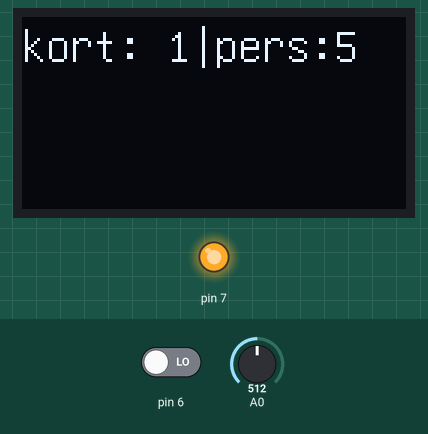
Bench run of a sketch on a simulated Arduino Uno, built with avr-gcc and run on an emulated ATmega328P. Shown: 128×64 one-colour display, output pins drawn as LEDs (lit = HIGH). Inputs (shaded band) come from the test bench; at power-on: A0 = 512, pin 6 LOW.

Above: at 1.2 s.
1.3 s: A0 set to 716
At 2.3 s:
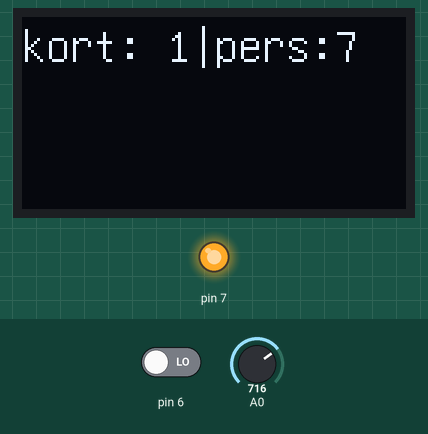
3.0 s: pin 6 driven HIGH
At 4.2 s:
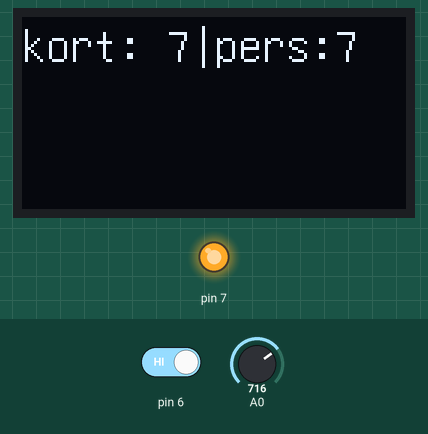
4.7 s: A0 set to 900
At 6.1 s:
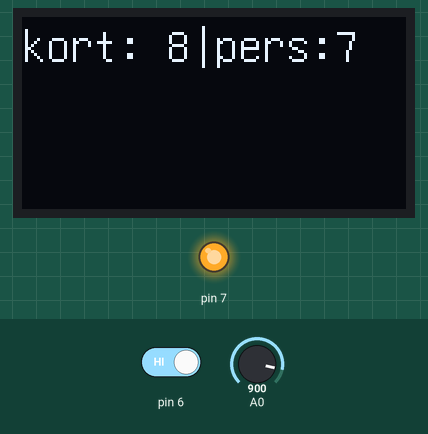
6.4 s: A0 set to 1023
At 7.2 s:
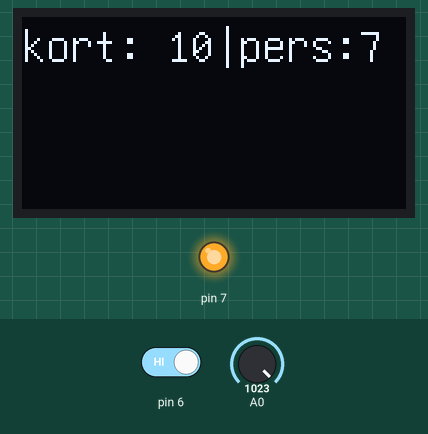
Timing chart, 0 to 27.0 s (numbered marks = the images above; inputs shaded):
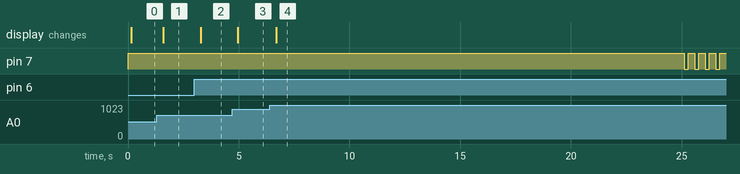

Measured:
- after the input at 1.3 s, the display: changes after 0.30 s (image 1)
- after the input at 3.0 s, the display: changes after 0.28 s (image 2)
- after the input at 4.7 s, the display: changes after 0.27 s (image 3)
- after the input at 6.4 s, the display: changes after 0.29 s (image 4)

The sketch:

kort_dealer.ino
```cpp
#include <U8glib.h>
#include <Stepper.h>
// biblotek

bool vilken = true;
bool timme = true;
// boolians för knapptryckning

int spelare=3;
int kort=1;
int kort_kvar=0;
// globala variablar

U8GLIB_SSD1306_128X64 u8g(U8G_I2C_OPT_NO_ACK);
// inisialiserar skärmen

void setup() {
  // sätter pins som input o output
  pinMode(7, OUTPUT);
  pinMode(6, INPUT);
  digitalWrite(7, HIGH);// säts till high direkt för att motorn inte ska snura
}

void loop(){

  //ger dig 10 sek att ställa in kort och antal spelare. Samt skriver ut värdena till skärmen
 for(int i=0; i<100; i++){
    buton_pres(6); // kolar om du har tryckt på knappen
    kort_eller_spelare(); //se om den ska ändra antal kort eller spelare
    text(0,15, "kort: "+ String(kort)+ "|pers:" + String(spelare)); // skriver ut antal spelare och kort till lcd skärmen
    delay(100);
  }

  // for loop som matar ut kort till en spelare och roterar till nästa. kärs så många gånger det finns spelare
  for(int i=0; i<spelare; i++){
    mata_kort(kort); //delar ut x kort
    dela_spelare(spelare); // roterar x grader
  }

  Stepper myStepper = Stepper(2038, 8, 10, 9, 11);
  myStepper.setSpeed(10);
	myStepper.step(-2038);
  // roterar tillbaka steppern för att sladdarna inte ska traslatill sig
}

// kod som gör att knappen inte ska "bounca" när man håller inne den
void  buton_pres(int pin){
  int read = digitalRead(pin);
  if (read == 1 && timme == true) {
    vilken = !vilken;
    timme = !timme;
  }
  if (read == 0 && timme == false) {
    timme = !timme;
  }
}

//växlar mellan att ändra antal spelare/kort
void kort_eller_spelare(){
  if (vilken==true){
    spelare=potensometer(A0);
  }
  if (vilken==false){
    kort=potensometer(A0);
  }
}

//tar ett pin number som input (intedger) och mapar om signalen ochreturnerar en int från 1-10
int potensometer(int pin){
  return map(analogRead(pin), 0,1021,1,10);  //mapar om potenisometern från 0-1021 till 1-10
}

// Funktion som mattar ut x antal kort
void dela_spelare(int n_spelare){
  float grader=360/n_spelare; //räknar ut hur många grader det är emelan spelarna
  int stepsPerRevolution=(grader/360)*2038; //räknar ut hur många kugar det motsvarar på stepermotorn
  Stepper myStepper = Stepper(stepsPerRevolution, 8, 10, 9, 11); //inisialiserar steepermotorn o sätter max kugar som stepsPerRevolution

  myStepper.setSpeed(10); // sätter steperns hastighet till 10
	myStepper.step(stepsPerRevolution); //roterar så många kugar det är emelan 1 spelare
  //roterar stepermotorn
}

// funktion för att mata ut x antal kort
void mata_kort(int n_kort){
  for(int i=0; i<n_kort; i++){
    digitalWrite(7, LOW); // slår på motorn
    delay(int(180 * pow(2.71, -0.012 * kort_kvar)));
    // exponensialfunktionen kompenserar för att motorn behöver vara på kortare tid destå färre kort det är kvar
    //Startar på delay(180) slutar på delay(96)
    kort_kvar++;
    digitalWrite(7, HIGH); // stänger av motorn
    delay(300);
  }
}

//skriver ut en string vid p(x,y) på skärmen
void text(int x, int y, String ord) {
  u8g.firstPage();
  do {
     u8g.setFont(u8g_font_unifont);
     u8g.drawStr(x, y, ord.c_str());
  } while (u8g.nextPage());
}
```
